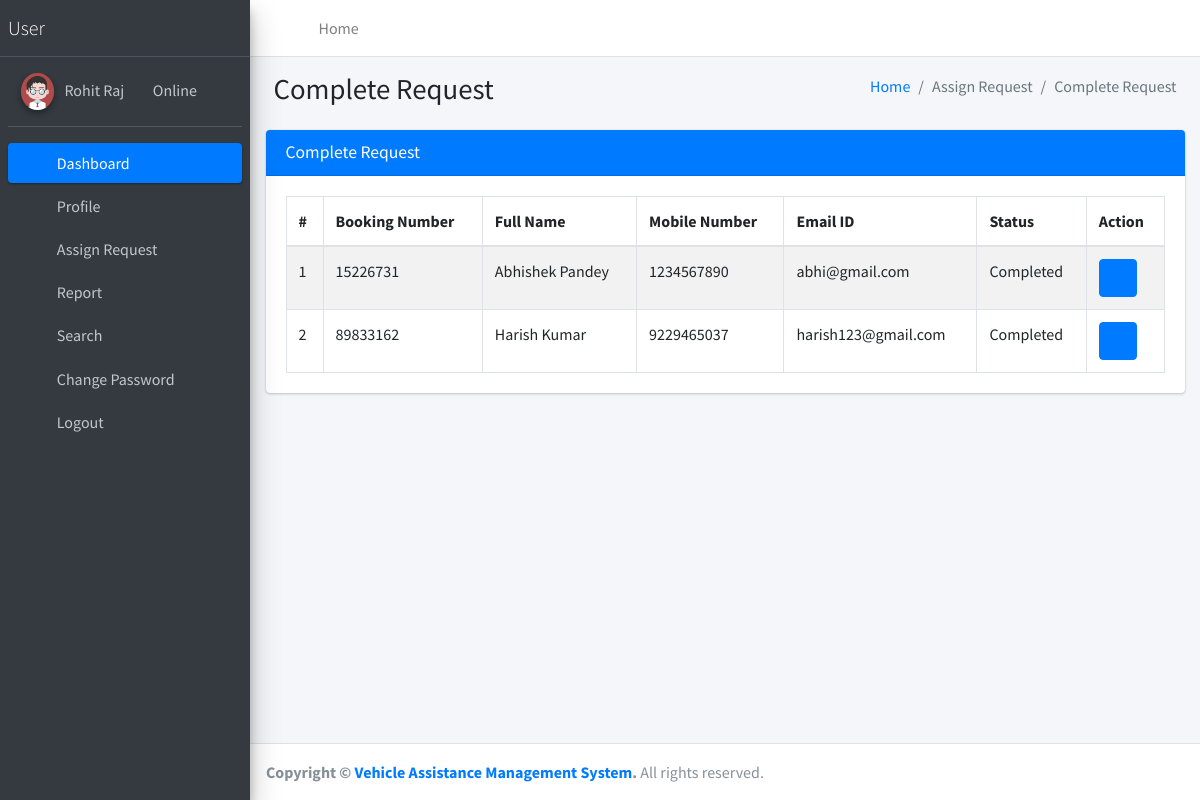
The app's page /completedRequest (signed in) with its own data.
### vehicleassist/models.py (models this page shows, shortened)
class Book(models.Model):
    user = models.ForeignKey(User, on_delete=models.CASCADE, null=True)
    BookingNumber = models.CharField(max_length=150, null=True)
    PhoneNumber = models.CharField(max_length=15, null=True)
    PickupLoc = models.CharField(max_length=150, null=True)
    Destination = models.CharField(max_length=200, null=True)
    PickupDate = models.DateField(null=True)
    PickupTime = models.TimeField(null=True)
    DateofRequest = models.DateTimeField(auto_now_add=True)
    Remark = models.CharField(max_length=250, null=True)
    Status = models.CharField(max_length=150, null=True)
    AssignTo = models.ForeignKey(Driver, on_delete=models.CASCADE, null=True)
    UpdationDate = models.DateField(null=True)

### vehicleassist/views.py (the view)
# urls.py: path('completedRequest', completedRequest, name='completedRequest'),
def completedRequest(request):
    if not request.user.is_authenticated:
        return redirect('driverlogin')
    user = request.user
    driver = Driver.objects.get(user=user)
    book = Book.objects.filter(AssignTo=driver, Status='Completed')
    return render(request, 'driver/completedRequest.html', locals())

### vehicleassist/templates/driver/completedRequest.html
{% extends 'driverNavbar.html' %}
{% block main %}
<section class="content">
    <div class="content-header">
        <div class="container-fluid">
            <div class="row mb-2">
                <div class="col-sm-6">
                    <h1 class="m-0">Complete Request</h1>
                </div>
                <div class="col-sm-6">
                    <ol class="breadcrumb float-sm-right">
                        <li class="breadcrumb-item"><a href="{% url 'ddashboard' %}">Home</a></li>
                        <li class="breadcrumb-item active">Assign Request</li>
                        <li class="breadcrumb-item active">Complete Request</li>
                    </ol>
                </div>
            </div>
        </div>
    </div>
    <div class="container-fluid">
        <div class="row">
            <div class="col-md-12">
                <div class="card card-primary">
                    <div class="card-header">
                        <h3 class="card-title">Complete Request</h3>
                    </div>
                    <div class="card-body">
						<table id="example1" class="table table-bordered table-striped">
							<thead>
								<tr>
									<th>#</th>
									<th>Booking Number</th>
                                    <th>Full Name</th>
                                    <th>Mobile Number</th>
                                    <th>Email ID</th>
                                    <th>Status</th>
									<th>Action</th>
								</tr>
							</thead>
							<tbody>
                                {% for i in book %}
								<tr>
									<td>{{forloop.counter}}</td>
									<td>{{i.BookingNumber}}</td>
                                    <td>{{i.user.first_name}} {{i.user.last_name}}</td>
                                    <td>{{i.PhoneNumber}}</td>
                                    <td>{{i.user.username}}</td>
                                    {% if not i.Status %}
                                        <td>Not Update Yet</td>
                                    {% else %}
                                        <td>{{i.Status}}</td>
                                    {% endif %}
									<td>
										<div class="btn-group">
											<a class="btn btn-primary"
												href="{% url 'dviewRequestDetails' i.id %}"><i
												class="fa fa-eye"></i></a>
										</div>
									</td>
								</tr>
								{% endfor %}
							</tbody>
						</table>
					</div>
                </div>
            </div>
        </div>
    </div>
</section>
{% endblock %}

### vehicleassist/templates/driverNavbar.html (shortened to what this page needs)
{% load static %}
<!DOCTYPE html>
<html lang="en">
<head>
<link rel="stylesheet"
	href="{% static 'plugins/fontawesome-free/css/all.min.css' %}">
<link rel="stylesheet"
	href="https://code.ionicframework.com/ionicons/2.0.1/css/ionicons.min.css">
<link rel="stylesheet"
	href="{% static 'plugins/tempusdominus-bootstrap-4/css/tempusdominus-bootstrap-4.min.css' %}">
<link rel="stylesheet"
	href="{% static 'plugins/icheck-bootstrap/icheck-bootstrap.min.css' %}">
<link rel="stylesheet" href="{% static 'plugins/jqvmap/jqvmap.min.css' %}">
<link rel="stylesheet" href="{% static 'dist/css/adminlte.min.css' %}">
<link rel="stylesheet"
	href="{% static 'plugins/overlayScrollbars/css/OverlayScrollbars.min.css' %}">
<link rel="stylesheet"
	href="{% static 'plugins/daterangepicker/daterangepicker.css' %}">
<link rel="stylesheet"
	href="{% static 'plugins/summernote/summernote-bs4.min.css' %}">
</head>
<body class="hold-transition sidebar-mini layout-fixed">
	<div class="wrapper">
		<nav
			class="main-header navbar navbar-expand navbar-white navbar-light">
			<ul class="navbar-nav">
				<li class="nav-item"><a class="nav-link" data-widget="pushmenu"
					href="#" role="button"><i class="fas fa-bars"></i></a></li>
				<li class="nav-item d-none d-sm-inline-block"><a
					href="{% url 'dashboard' %}" class="nav-link">Home</a></li>
			</ul>
			<ul class="navbar-nav ml-auto">
				<li class="nav-item"><a class="nav-link"
					data-widget="fullscreen" href="#" role="button"> <i
						class="fas fa-expand-arrows-alt"></i>
				</a></li>
				<li class="nav-item"><a class="nav-link"
					data-widget="control-sidebar" data-controlsidebar-slide="true"
					href="#" role="button"> <i class="fas fa-th-large"></i>
				</a></li>
			</ul>
		</nav>
		<aside class="main-sidebar sidebar-dark-primary elevation-4">
			<a href="#" class="brand-link"> <img src=""
				<span class="brand-text font-weight-light">User</span>
			</a>
			<div class="sidebar">
				<div class="user-panel mt-3 pb-3 mb-3 d-flex">
					<div class="image">
						<img src="{% static 'dist/img/user2-160x160.jpg' %}"
							class="img-circle elevation-2" alt="User Image">
					</div>
					<div class="info">
						<a href="{% url 'profile' %}">{{request.user.first_name}} &nbsp;&nbsp;</a> <a href="#"><i
							class="fa fa-circle text-success"></i> Online</a>
					</div>
				</div>
				<nav class="mt-2">
					<ul class="nav nav-pills nav-sidebar flex-column"
						data-widget="treeview" role="menu" data-accordion="false">
						<li class="nav-item"><a href="{% url 'ddashboard' %}"
							class="nav-link active"> <i
								class="nav-icon fas fa-tachometer-alt"></i>
								<p>Dashboard</p>
						</a></li>
						<li class="nav-item"><a href="{% url 'profile' %}"
							class="nav-link"> <i class="nav-icon fas fa-user"></i>
								<p>Profile</p>
						</a></li>
						<li class="nav-item"><a href="#" class="nav-link"> <i
								class="nav-icon fas fa-copy"></i>
								<p>
									Assign Request <i class="fas fa-angle-left right"></i>
								</p>
						</a>
							</li>
						<li class="nav-item"><a href="#" class="nav-link"> <i
								class="nav-icon fas fa-tree"></i>
								<p>
									Report <i class="fas fa-angle-left right"></i>
								</p>
						</a>
						</li>
						<li class="nav-item"><a href="{% url 'dsearch' %}"
							class="nav-link"> <i class="nav-icon fas fa-search"></i>
								<p>Search</p>
						</a></li>
						<li class="nav-item"><a href="{% url 'dchangePassword' %}"
							class="nav-link"> <i class="nav-icon fas fa-cogs"></i>
								<p>Change Password</p>
						</a></li>
						<li class="nav-item"><a href="/logout" class="nav-link">
								<i class="nav-icon fas fa-power-off"></i>
								<p>Logout</p>
						</a></li>
					</ul>
				</nav>
			</div>
		</aside>
		<div class="content-wrapper">
			{% block main %}
			{% endblock %}
		</div>
		<footer class="main-footer">
			<strong>Copyright &copy; <a href="#">Vehicle Assistance Management System</a>.
			</strong> All rights reserved.
		</footer>
	</div>
</body>
</html>

### records on screen
Book: BookingNumber "15226731", user.first_name "Abhishek", user.last_name "Pandey", PhoneNumber "1234567890", user.username "abhi@gmail.com", Status "Completed"
Book: BookingNumber "89833162", user.first_name "Harish", user.last_name "Kumar", PhoneNumber "9229465037", user.username "harish123@gmail.com", Status "Completed"

### other values on screen
{{ request.user.first_name }} "Rohit Raj"
